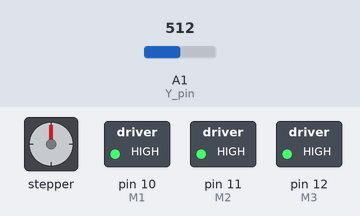
The sketch below on a simulated Arduino Uno, built with avr-gcc and run on an emulated ATmega328P. Parts: stepper motor, switched loads named in the sketch (green lamp = pin HIGH). Wiring (inferred from the names in the program): stepper motor driver (200 steps per turn assumed): step pin 9; direction pin 8; enable pin 13. Inputs (shaded band) come from the test bench; at power-on: A1 (Y_pin) = 512. Pins used as bus, display or sensor lines are not drawn.

Above: at 1.2 s.
1.3 s: A1 (Y_pin) set to 884
2.8 s: A1 (Y_pin) set to 911
At 3.25 s:
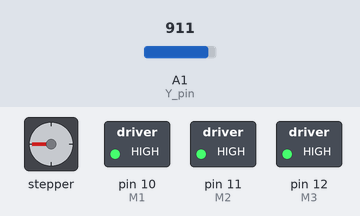
5.8 s: A1 (Y_pin) set to 900
At 6.3 s:
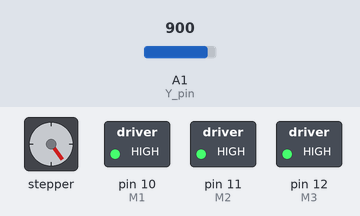
7.3 s: A1 (Y_pin) set to 1023
At 7.75 s:
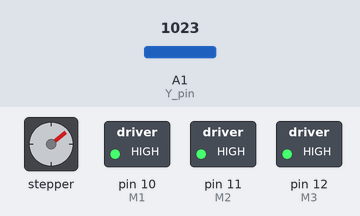
10.3 s: A1 (Y_pin) set to 891
At 10.9 s:
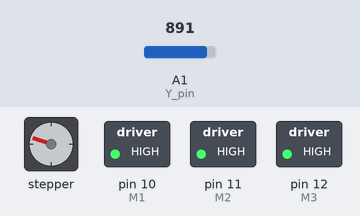
Timing chart, 0 to 12.8 s (numbered marks = the images above; inputs shaded):
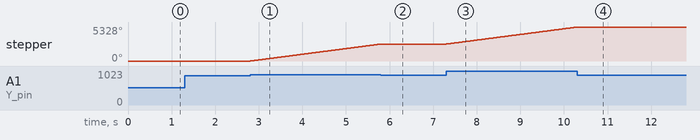

The sketch:

ccccccc2.ino
```cpp
////First Motor
//#define stp 2
//#define dir 3
//#define MS1 4
//#define MS2 5
//#define MS3 6
//#define EN  7
//#define X_pin A0
//2nd motor
#define stp_pin 9
#define dir_pin 8
#define M1 10
#define M2 11
#define M3 12
#define ENABLE  13
#define Y_pin A1

int i;
int j;

void setup() {
//   pinMode(MS1, OUTPUT);
//   pinMode(MS2, OUTPUT);
//   pinMode(MS3, OUTPUT);
//   pinMode(dir, OUTPUT);
//   pinMode(stp, OUTPUT);
//   pinMode(EN, OUTPUT);
//   resetBEDPins();
/////////// 2nd motor/////////
   pinMode(M1, OUTPUT);
   pinMode(M2, OUTPUT);
   pinMode(M3, OUTPUT);
   pinMode(dir_pin, OUTPUT);
   pinMode(stp_pin, OUTPUT);
   pinMode(ENABLE, OUTPUT);
   resetBEDPins();
//////////////////////////////

/* Configure type of Steps on EasyDriver:
// MS1 MS2 MS3
//
// LOW LOW LOW = Full Step //
// HIGH LOW LOW = Half Step //
// HIGH HIGH LOW= A quarter of Step //
// HIGH HIGH HIGH= An eighth of Step //
*/
//   digitalWrite(MS1, HIGH);      // Configures to Full Steps
//   digitalWrite(MS2, HIGH);    // Configures to Full Steps
//   digitalWrite(MS3, HIGH);
   digitalWrite(M1, HIGH);      //
   digitalWrite(M2, HIGH);    //
   digitalWrite(M3, HIGH);   //
//
}

void loop() {
//  digitalWrite(EN, LOW);
    digitalWrite(ENABLE,LOW);
// if (analogRead(X_pin) >= 0 && analogRead(X_pin) < 100)
// {
//  Clockwise(); //CLOCKWISE
// }
//else if (analogRead(X_pin) > 901 && analogRead(X_pin) <= 1023)
//{
//  AntiClockwise(); //ANTICLOCKWISE
//}
 if (analogRead(Y_pin) >= 0 && analogRead(Y_pin) < 100) {
  MotorCW();
}
else if (analogRead(Y_pin) > 901 && analogRead(Y_pin) <= 1023) {
  MotorACW();
} else {
  }
//resetBEDPins();
}
//Reset Big Easy Driver pins to default states
void resetBEDPins()
{
//  digitalWrite(stp, LOW);
//  digitalWrite(dir, LOW);
//  digitalWrite(MS1, HIGH);
//  digitalWrite(MS2, HIGH);
//  digitalWrite(MS3, HIGH);
//  digitalWrite(EN, HIGH);
  digitalWrite(stp_pin, LOW);
  digitalWrite(dir_pin, LOW);
  digitalWrite(M1, HIGH);
  digitalWrite(M2, HIGH);
  digitalWrite(M3, HIGH);
  digitalWrite(ENABLE, HIGH);

}

// void Clockwise()
//  {  digitalWrite(dir, LOW);
//  for (i = 0; i< 100 ; i++){
//     digitalWrite(stp, HIGH);
//     delay(1);
//     digitalWrite(stp, LOW);
//     delay(1);
//   }
//  }
// void AntiClockwise()
// {   digitalWrite(dir, HIGH);
//   for (i = 0; i< 100 ; i++){
//     digitalWrite(stp, HIGH);
//     delay(1);
//     digitalWrite(stp, LOW);
//     delay(1);
//     }
//
// }

//
 void MotorCW()
  {  digitalWrite(dir_pin, LOW);
  for (i = 0; i< 40 ; i++){
     digitalWrite(stp_pin, HIGH);
     delay(1);
     digitalWrite(stp_pin, LOW);
     delay(1);
   }
  }
 void MotorACW()
 {   digitalWrite(dir_pin, HIGH);
   for (i = 0; i< 40 ; i++){
     digitalWrite(stp_pin, HIGH);
     delay(1);
     digitalWrite(stp_pin, LOW);
     delay(1);
     }

 }
```

Measured:
- the behaviour switches between 901 and 902 on A1 (Y_pin) (found by bisection; images 0 and 1)
- after the input at 1.3 s, every drawn part: stays the same
- after the input at 2.8 s, stepper: keeps turning clockwise at about 887°/s, starting at once
- after the input at 5.8 s, stepper: goes on until 5.8 s, then stays 2664°
- after the input at 7.3 s, stepper: keeps turning clockwise at about 887°/s, starting at once
- after the input at 10.3 s, stepper: goes on until 10.3 s, then stays 5328°
